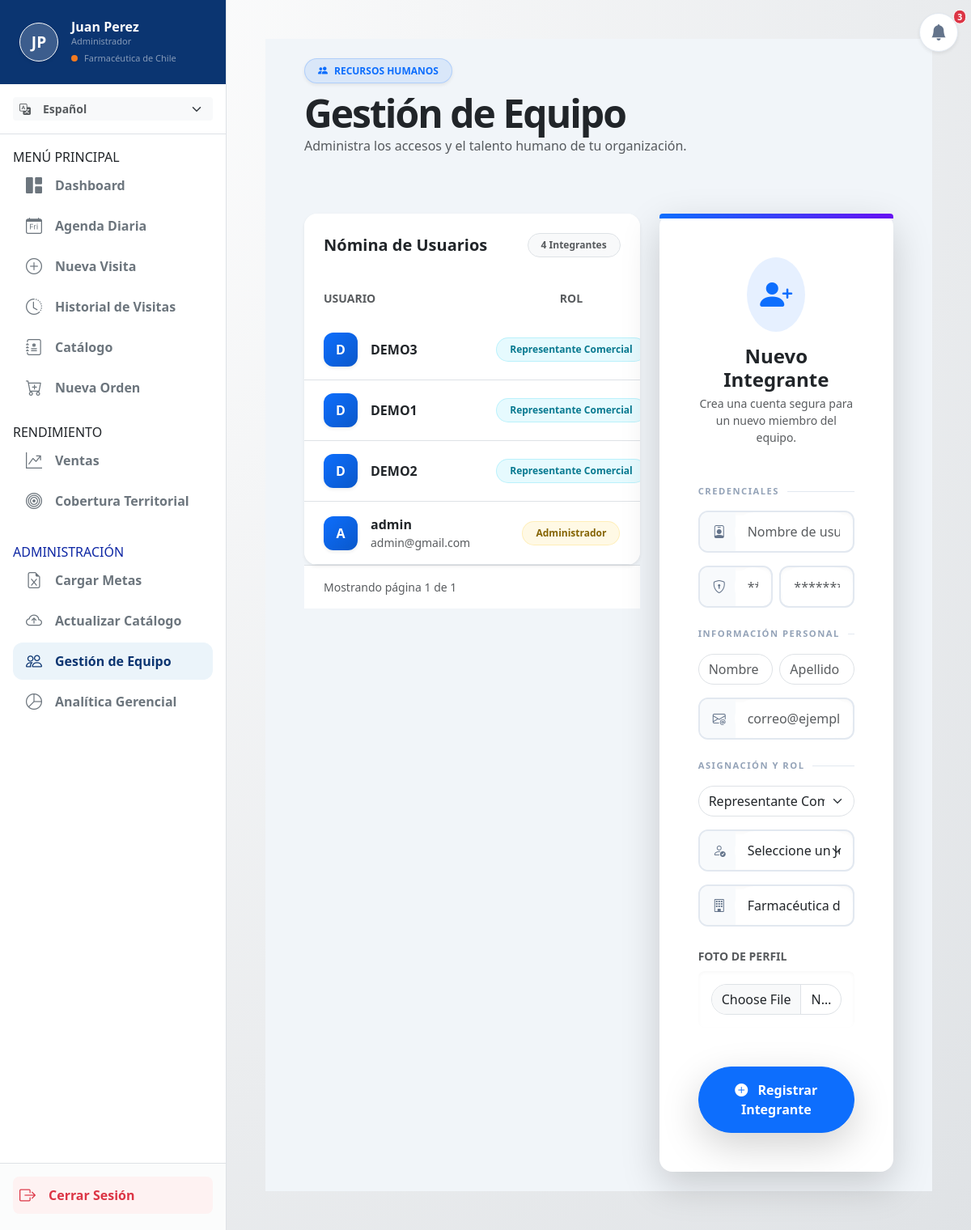
The page /usuarios/equipo/ (signed in) on the database as committed earlier.
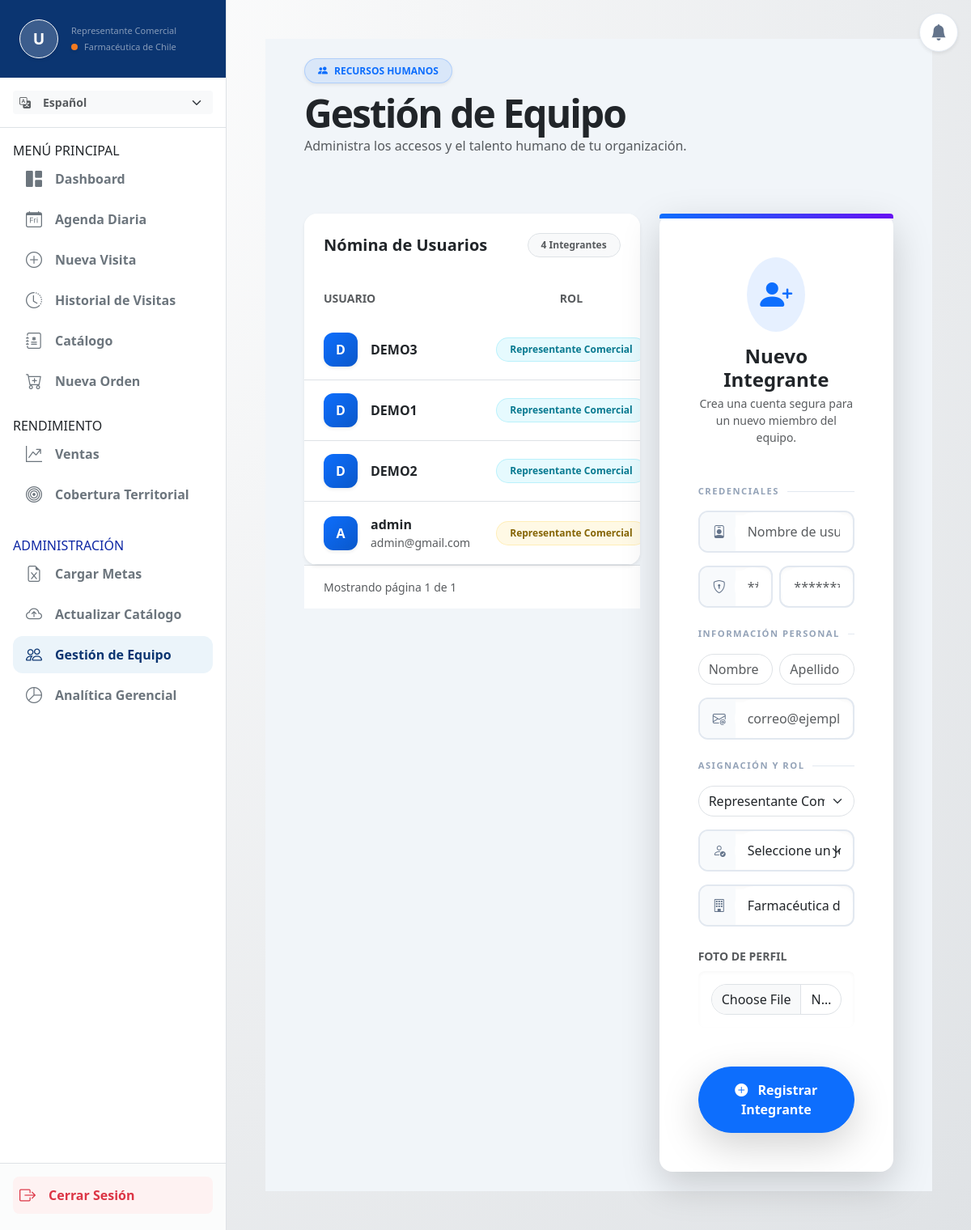
The same page on the database as committed later.
### apps/usuarios/models.py (models this page shows)
class UsuarioPersonalizado(AbstractUser):
    rol = models.CharField(max_length=50, default='Representante Comercial')
    empresa = models.CharField(max_length=100, default='Farmacéutica de Chile')
    foto_perfil = models.ImageField(upload_to='perfiles/', null=True, blank=True)
    jefe = models.ForeignKey(
        'self',
        on_delete=models.SET_NULL,
        null=True,
        blank=True,
        related_name='equipo',
        help_text="Selecciona al Gerente o Jefe directo de este vendedor."
    )
    def __str__(self):
        return f"{self.first_name} {self.last_name} - {self.rol}"
    @property
    def es_gerente(self):
        roles_jefatura = ['Administrador', 'Gerente', 'Jefe de Ventas']
        return any(palabra in self.rol for palabra in roles_jefatura) or self.is_staff or self.is_superuser

### apps/usuarios/views.py (the view)
# urls.py: path('equipo/', views.gestion_equipo_view, name='gestion_equipo'),
@user_passes_test(es_gerente_check, login_url='visitas:dashboard')
def gestion_equipo_view(request):
    usuarios_list = UsuarioPersonalizado.objects.all().select_related('jefe').order_by('-date_joined')
    paginator = Paginator(usuarios_list, 10) # Muestra 10 usuarios por página
    page_number = request.GET.get('page')
    usuarios = paginator.get_page(page_number)
    if request.method == 'POST':
        form = RegistroVendedorForm(request.POST, request.FILES)
        if form.is_valid():
            nuevo_usuario = form.save(commit=False)
            nuevo_usuario.set_password(form.cleaned_data['password'])
            nuevo_usuario.save()
            messages.success(request, f"¡Usuario {nuevo_usuario.username} creado con éxito!")
            return redirect('usuarios:gestion_equipo')
    else:
        form = RegistroVendedorForm()
    return render(request, 'usuarios/gestion_equipo.html', {
        'usuarios': usuarios, # Ahora 'usuarios' contiene solo los 10 de la página actual
        'form': form
    })

### apps/usuarios/views.py (called while the page is built)
def es_gerente_check(user):
    return user.is_authenticated and getattr(user, 'es_gerente', False)

### apps/usuarios/templates/usuarios/gestion_equipo.html (shortened to what the changed rows need)
{% extends 'base.html' %}
{% load i18n %}
{% block content %}
<div class="container-fluid px-xl-5 py-4" style="background-color: #f1f5f9; min-height: 100vh;">
    <div class="mb-5 pb-2">
        <h1 class="fw-bolder text-dark mb-0 display-5" style="letter-spacing: -2px;">{% translate "Gestión de Equipo" %}</h1>
    </div>
    <div class="row g-4">
        <div class="col-12 col-xl-7 col-xxl-8">
            <div class="card border-0 shadow-sm rounded-4 bg-white overflow-hidden">
                <div class="table-responsive"> <table class="table table-hover align-middle mb-0 text-nowrap">
                        <thead style="background-color: #f8fafc;">
                            <tr>
                                <th class="px-4 py-3 border-0 text-muted small text-uppercase fw-bold">{% translate "Usuario" %}</th>
                                <th class="py-3 border-0 text-muted small text-uppercase fw-bold text-center">{% translate "Rol" %}</th>
                            </tr>
                        </thead>
                        <tbody>
                            {% for u in usuarios %}
                            <tr class="transition-row">
                                <td class="px-4 py-3">
                                    <div class="d-flex align-items-center">
                                        <div class="avatar-circle shadow-sm me-3 d-flex align-items-center justify-content-center fw-bold text-white"
                                             style="width: 42px; height: 42px; background: linear-gradient(135deg, #0d6efd, #0a58ca); border-radius: 12px;">
                                            {{ u.username|slice:":1"|upper }}
                                        </div>
                                        <div>
                                            <div class="fw-bold text-dark">{{ u.username }}</div>
                                            <div class="text-muted small">{{ u.email }}</div>
                                        </div>
                                    </div>
                                </td>
                               <td class="text-center">
                                    {% if u.es_gerente %}
                                        <span class="badge rounded-pill px-3 py-2" style="background: rgba(255, 193, 7, 0.1); color: #856404; border: 1px solid rgba(255, 193, 7, 0.2);">
                                            {{ u.rol }}
                                        </span>
                                    {% else %}
                                        <span class="badge rounded-pill px-3 py-2" style="background: rgba(13, 202, 240, 0.1); color: #087990; border: 1px solid rgba(13, 202, 240, 0.2);">
                                            {{ u.rol }}
                                        </span>
                                    {% endif %}
                                </td>
                            </tr>
                            {% endfor %}
                        </tbody>
                    </table>
                </div>
            </div>
        </div>
    </div>
</div>
{% endblock %}

### templates/base.html (shortened to what the changed rows need)
{% load static %}
{% load i18n %}
<!DOCTYPE html>
<html lang="{{ LANGUAGE_CODE }}">
<head>
    <link href="https://cdn.jsdelivr.net/npm/bootstrap@5.3.2/dist/css/bootstrap.min.css" rel="stylesheet">
    <link rel="stylesheet" href="https://cdn.jsdelivr.net/npm/bootstrap-icons@1.11.1/font/bootstrap-icons.css">
    <link rel="stylesheet" href="{% static 'css/style.css' %}">
</head>
<body>
    <div class="d-none d-lg-block position-fixed p-3" style="top: 0; right: 0; z-index: 1040;">
        <div class="dropdown bg-white rounded-circle shadow-sm d-flex justify-content-center align-items-center transition-hover" style="width: 48px; height: 48px; border: 1px solid #e2e8f0;">
            <a href="#" class="text-secondary position-relative text-decoration-none d-flex align-items-center w-100 h-100 justify-content-center" id="dropdownDesktop" data-bs-toggle="dropdown" aria-expanded="false">
                <i class="bi bi-bell-fill fs-5" style="color: #64748b;"></i>
                {% if total_notificaciones > 0 %}
                <span class="position-absolute top-0 start-100 translate-middle badge rounded-pill bg-danger border border-white" style="font-size: 0.65rem; padding: 0.25em 0.4em; transform: translate(-30%, -30%) !important;">
                    {{ total_notificaciones }}
                </span>
                {% endif %}
            </a>
        </div>
    </div>
    <div class="offcanvas-lg offcanvas-start bg-white border-end h-100" tabindex="-1" id="sidebarMenu" style="width: 280px;">
        <div class="d-flex flex-column h-100">
            <div class="bg-brand-blue text-white p-4 pt-lg-4 pt-5 mt-lg-0 mt-3">
                <div class="d-flex align-items-center gap-3">
                    <div class="rounded-circle d-flex justify-content-center align-items-center border border-light shadow-sm overflow-hidden" style="width: 48px; height: 48px; background: rgba(255,255,255,0.2); font-size: 1.2rem; font-weight: bold;">
                        {% if user.foto_perfil %}
                            <img src="{{ user.foto_perfil.url }}" alt="Avatar" class="w-100 h-100" style="object-fit: cover;">
                        {% else %}
                            {{ user.first_name|make_list|first|default:"U" }}{{ user.last_name|make_list|first|default:"" }}
                        {% endif %}
                    </div>
                    <div>
                        <h6 class="mb-0 fw-bold">{{ user.first_name }} {{ user.last_name }}</h6>
                        <small class="text-white-50 d-block" style="font-size: 11px;">{{ user.rol }}</small>
                        <div class="d-flex align-items-center gap-2 mt-1">
                            <div class="rounded-circle bg-brand-orange shadow-sm" style="width: 8px; height: 8px;"></div>
                            <small class="text-white-50 text-truncate" style="font-size: 11px; max-width: 140px;">{{ user.empresa }}</small>
                        </div>
                    </div>
                </div>
            </div>
                            {% get_current_language as CURRENT_LANG %}
                            {% get_available_languages as LANGUAGES %}
        </div>
    </div>
    <main class="pt-5 pt-lg-0">
        <div class="container-fluid p-3 p-md-4 p-lg-5 mt-4 mt-lg-0">
            {% block content %}
            {% endblock %}
        </div>
    </main>
</body>
</html>

Rows that differ between the two databases and show on the page:
removed UsuarioPersonalizado: first_name|make_list "J", last_name|make_list "P", first_name "Juan", last_name "Perez", rol "Administrador", empresa "Farmacéutica de Chile", username "A", username "admin", email "admin@gmail.com"
added UsuarioPersonalizado: first_name|make_list "U", rol "Representante Comercial", empresa "Farmacéutica de Chile", username "A", username "admin", email "admin@gmail.com"
Other text that changed with them:
{{ total_notificaciones }}: "3" → (not shown)
